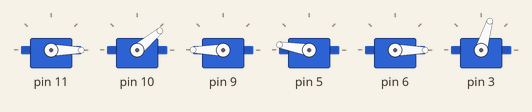
Recording of a sketch running on a simulated Arduino Uno, built with avr-gcc and run on an emulated ATmega328P. On the bench: 6 × servo. At 27.9 s the program stops and its outputs stay as they are.

Above: at 0.1 s.
At 6.4 s:
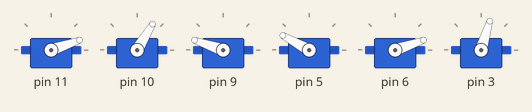
At 8.1 s:
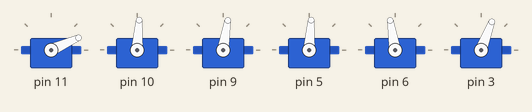
At 13.06 s:
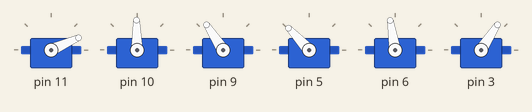
At 18.05 s:
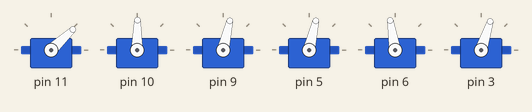
At 28.0 s:
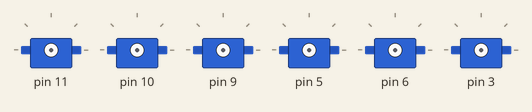
Timing chart, 0 to 29.4 s (numbered marks = the images above):
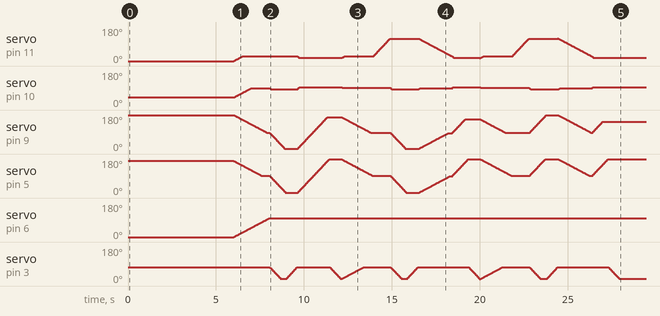

The sketch:

proj1.ino
```cpp
#include <Braccio.h>
#include <Servo.h>

Servo base;
Servo shoulder;
Servo elbow;
Servo wrist_rot;
Servo wrist_ver;
Servo gripper;

/* Config to face 90 degrees straigth:
* Base = 25
* Shoulder = 90
* Elbow = 85
* Wrist = 90
* Wrist rot = 100
*/


int delay_b;
int Vbase;
int Vshoulder;
int Velbow;
int Vwrist_ver;
int Vwrist_rot;
int Vgripper;

// Default positin which is vertical facing 90 degrees
struct default_pos {
  int delay_b = 20;
  int base = 25;
  int shoulder = 90;
  int elbow = 85;
  int wrist_ver = 90;
  int wrist_rot = 100;
  int gripper = 180;
};

default_pos def;

void Vertical() {
  Vbase = 25;
  Vshoulder = 90;
  Velbow = 85;
  Vwrist_ver = 90;
  Vwrist_rot = 100;
  Vgripper = 180;
  Braccio.ServoMovement(def.delay_b, def.base, def.shoulder, def.elbow, def.wrist_ver, def.wrist_rot, def.gripper);
}

void PrepareForGrabFront() {
  Vbase = 25;
  Vshoulder = 83;
  Velbow = 0;
  Vwrist_ver = 0;
  Vwrist_rot = 100;
  Vgripper = 0;

  Braccio.ServoMovement(delay_b, Vbase, Vshoulder, Velbow, Vwrist_ver, Vwrist_rot, Vgripper);
}

void Grab() {
  Vgripper = 180;
  Braccio.ServoMovement(delay_b, Vbase, Vshoulder, Velbow, Vwrist_ver, Vwrist_rot, Vgripper);
}

void Release() {
  Vgripper = 0;
  Braccio.ServoMovement(delay_b, Vbase, Vshoulder, Velbow, Vwrist_ver, Vwrist_rot, Vgripper);
}

void PutBack(int sponge_num) {
  Vbase = 15;
  Vshoulder = 95;
  Velbow = 170 - sponge_num * 12;
  Vwrist_ver = 180;
  Vwrist_rot = 100;
  Braccio.ServoMovement(delay_b, Vbase, Vshoulder, Velbow, Vwrist_ver, Vwrist_rot, Vgripper);

  Release();
}

void RotateToRigth() {
  Vbase = 120;
  Braccio.ServoMovement(delay_b, Vbase, Vshoulder, Velbow, Vwrist_ver, Vwrist_rot, Vgripper);
}
void PrepareForGrabRigth() {
  RotateToRigth();
  Vshoulder = 83;
  Velbow = 0;
  Vwrist_ver = 0;
  Vwrist_rot = 100;
  Vgripper = 0;

  Braccio.ServoMovement(delay_b, Vbase, Vshoulder, Velbow, Vwrist_ver, Vwrist_rot, Vgripper);
}

void RotateToLeft() {
  Vbase = 120;
  Braccio.ServoMovement(delay_b, Vbase, Vshoulder, Velbow, Vwrist_ver, Vwrist_rot, Vgripper);
}

void PrepareForGrabLeft() {
  RotateToLeft();
  Vshoulder = 83;
  Velbow = 180;
  Vwrist_ver = 180;
  Vwrist_rot = 100;
  Vgripper = 0;

  Braccio.ServoMovement(delay_b, Vbase, Vshoulder, Velbow, Vwrist_ver, Vwrist_rot, Vgripper);
}
void setup() {
  // put your setup code here, to run once:
  Braccio.begin(-70);
  Vertical();
}

void loop() {
  PrepareForGrabFront();
  Grab();
  PutBack(0);
  Vertical();
  PrepareForGrabRigth();
  Grab();
  Vertical();
  PutBack(1);
  Vertical();
  PrepareForGrabLeft();
  Grab();
  Vertical();
  PutBack(2);
  exit(0);
}
```
